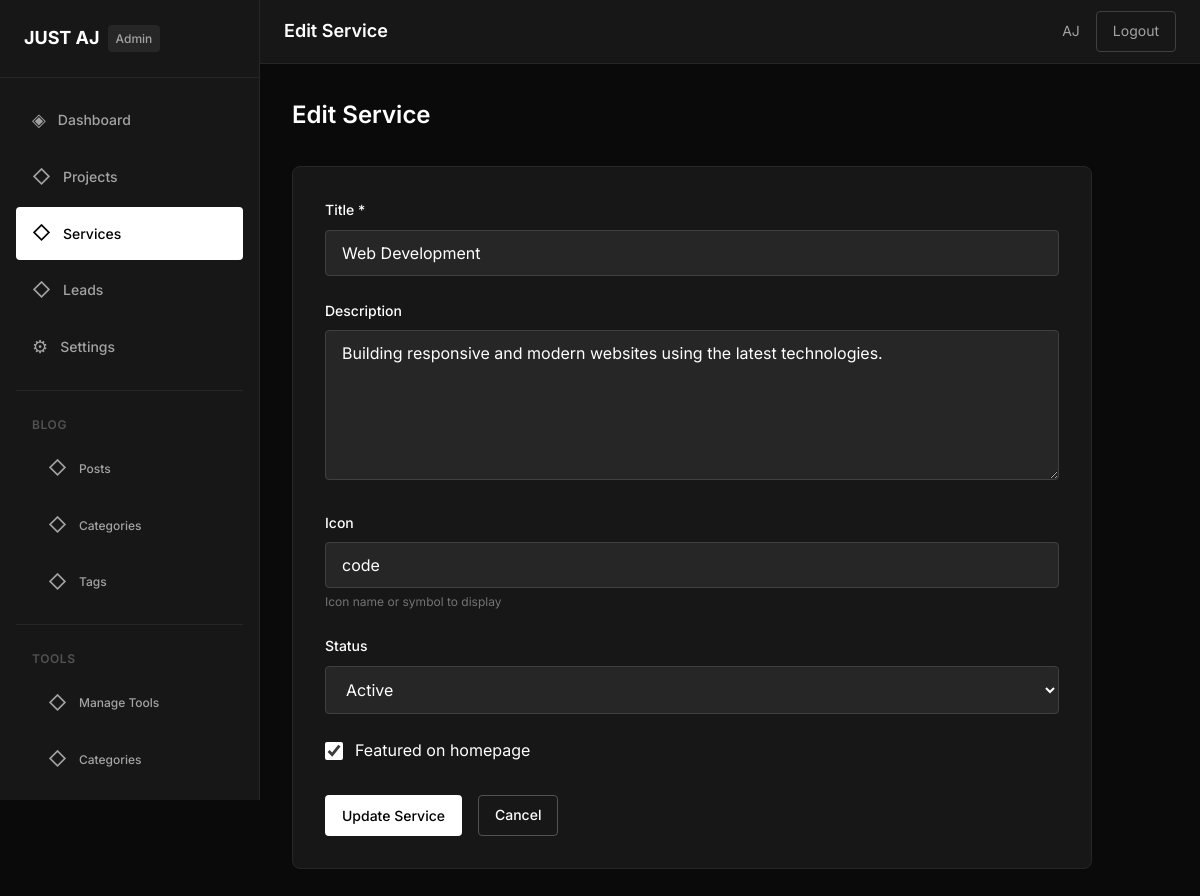
The app's page /admin/services/edit.php?id=1 (signed in) with its own data.
### tables this page shows
CREATE TABLE `settings` (
    `id` INT(11) NOT NULL AUTO_INCREMENT,
    `setting_key` VARCHAR(255) NOT NULL,
    `setting_value` TEXT,
    PRIMARY KEY (`id`),
    UNIQUE KEY `setting_key` (`setting_key`)
);

CREATE TABLE `services` (
    `id` INT(11) NOT NULL AUTO_INCREMENT,
    `title` VARCHAR(255) NOT NULL,
    `description` TEXT,
    `icon` VARCHAR(100),
    `status` ENUM('active', 'inactive') DEFAULT 'active',
    `featured` ENUM('yes', 'no') DEFAULT 'no',
    `created_at` TIMESTAMP DEFAULT CURRENT_TIMESTAMP,
    `updated_at` TIMESTAMP DEFAULT CURRENT_TIMESTAMP ON UPDATE CURRENT_TIMESTAMP,
    PRIMARY KEY (`id`)
);

### includes/functions.php (called while the page is built, shortened)
<?php
function getSetting($key, $default = '') {
    global $pdo;
    $stmt = $pdo->prepare('SELECT setting_value FROM settings WHERE setting_key = ?');
    $stmt->execute([$key]);
    $result = $stmt->fetch();
    return $result ? $result['setting_value'] : $default;
}

### admin/services/edit.php (the view, shortened to what this page needs)
<?php
$currentPage = 'services';
require_once '../../includes/db.php';
require_once '../../includes/functions.php';
$id = filter_input(INPUT_GET, 'id', FILTER_VALIDATE_INT);
$stmt = $pdo->prepare('SELECT * FROM services WHERE id = ?');
$stmt->execute([$id]);
$service = $stmt->fetch();
?>
<?php include '../../includes/admin-header.php'; ?>
<div class="page-header">
    <h1 class="page-title">Edit Service</h1>
</div>
<div class="form-container">
    <div class="form-card">
        <form method="POST" action="">
            <div class="form-group">
                <label for="title" class="form-label">Title *</label>
                <input type="text" id="title" name="title" class="form-input" required value="<?php echo htmlspecialchars($service['title']); ?>">
            </div>
            <div class="form-group">
                <label for="description" class="form-label">Description</label>
                <textarea id="description" name="description" class="form-textarea"><?php echo htmlspecialchars($service['description']); ?></textarea>
            </div>
            <div class="form-group">
                <label for="icon" class="form-label">Icon</label>
                <input type="text" id="icon" name="icon" class="form-input" placeholder="code" value="<?php echo htmlspecialchars($service['icon']); ?>">
                <p class="form-hint">Icon name or symbol to display</p>
            </div>
            <div class="form-group">
                <label for="status" class="form-label">Status</label>
                <select id="status" name="status" class="form-select">
                    <option value="active" <?php echo $service['status'] === 'active' ? 'selected' : ''; ?>>Active</option>
                </select>
            </div>
            <div class="form-group">
                <label class="form-checkbox">
                    <input type="checkbox" name="featured" value="yes" <?php echo $service['featured'] === 'yes' ? 'checked' : ''; ?>>
                    <span>Featured on homepage</span>
                </label>
            </div>
            <div class="form-actions">
                <button type="submit" class="btn btn-primary">Update Service</button>
                <a href="<?php echo SITE_URL; ?>/admin/services/index.php" class="btn btn-secondary">Cancel</a>
            </div>
        </form>
    </div>
</div>
<?php include '../../includes/admin-footer.php'; ?>

### includes/admin-sidebar.php (shortened to what this page needs)
<aside class="admin-sidebar">
                <div class="sidebar-header">
                    <a href="<?php echo SITE_URL; ?>/admin/dashboard.php" class="sidebar-logo">
                        <span class="logo-text"><?php echo htmlspecialchars(getSetting('site_name', 'AJ OS')); ?></span>
                        <span class="logo-badge">Admin</span>
                    </a>
                </div>
                <nav class="sidebar-nav">
                    <ul class="nav-menu">
                        <li class="nav-item">
                            <a href="<?php echo SITE_URL; ?>/admin/dashboard.php" class="nav-link <?php echo $currentPage === 'dashboard' ? 'active' : ''; ?>">
                                <span class="nav-icon">◈</span>
                                Dashboard
                            </a>
                        </li>
                        <li class="nav-item">
                            <a href="<?php echo SITE_URL; ?>/admin/projects/index.php" class="nav-link <?php echo $currentPage === 'projects' ? 'active' : ''; ?>">
                                <span class="nav-icon">◇</span>
                                Projects
                            </a>
                        </li>
                        <li class="nav-item">
                            <a href="<?php echo SITE_URL; ?>/admin/services/index.php" class="nav-link <?php echo $currentPage === 'services' ? 'active' : ''; ?>">
                                <span class="nav-icon">◇</span>
                                Services
                            </a>
                        </li>
                        <li class="nav-item">
                            <a href="<?php echo SITE_URL; ?>/admin/leads/index.php" class="nav-link <?php echo $currentPage === 'leads' ? 'active' : ''; ?>">
                                <span class="nav-icon">◇</span>
                                Leads
                            </a>
                        </li>
                        <li class="nav-item">
                            <a href="<?php echo SITE_URL; ?>/admin/settings.php" class="nav-link <?php echo $currentPage === 'settings' ? 'active' : ''; ?>">
                                <span class="nav-icon">⚙</span>
                                Settings
                            </a>
                        </li>
                    </ul>
                    <div class="nav-divider"></div>
                    <p class="nav-label">Blog</p>
                    <ul class="nav-menu">
                        <li class="nav-item nav-sub">
                            <a href="<?php echo SITE_URL; ?>/admin/blog/posts/" class="nav-link <?php echo $currentPage === 'blog-posts' ? 'active' : ''; ?>">
                                <span class="nav-icon">◇</span>
                                Posts
                            </a>
                        </li>
                        <li class="nav-item nav-sub">
                            <a href="<?php echo SITE_URL; ?>/admin/blog/categories/" class="nav-link <?php echo $currentPage === 'blog-categories' ? 'active' : ''; ?>">
                                <span class="nav-icon">◇</span>
                                Categories
                            </a>
                        </li>
                        <li class="nav-item nav-sub">
                            <a href="<?php echo SITE_URL; ?>/admin/blog/tags/" class="nav-link <?php echo $currentPage === 'blog-tags' ? 'active' : ''; ?>">
                                <span class="nav-icon">◇</span>
                                Tags
                            </a>
                        </li>
                    </ul>
                    <div class="nav-divider"></div>
                    <p class="nav-label">Tools</p>
                    <ul class="nav-menu">
                        <li class="nav-item nav-sub">
                            <a href="<?php echo SITE_URL; ?>/admin/tools/tools/" class="nav-link <?php echo $currentPage === 'tools-manage' ? 'active' : ''; ?>">
                                <span class="nav-icon">◇</span>
                                Manage Tools
                            </a>
                        </li>
                        <li class="nav-item nav-sub">
                            <a href="<?php echo SITE_URL; ?>/admin/tools/categories/" class="nav-link <?php echo $currentPage === 'tool-categories' ? 'active' : ''; ?>">
                                <span class="nav-icon">◇</span>
                                Categories
                            </a>
                        </li>
                    </ul>
                </nav>
            </aside>

### records on screen
settings: setting_value "JUST AJ"
services: title "Web Development", description "Building responsive and modern websites using the latest technologies.", icon "code", status "Active", featured "☑"

### other values on screen
$pageTitle "Edit Service"
$currentAdmin['name'] "AJ"
